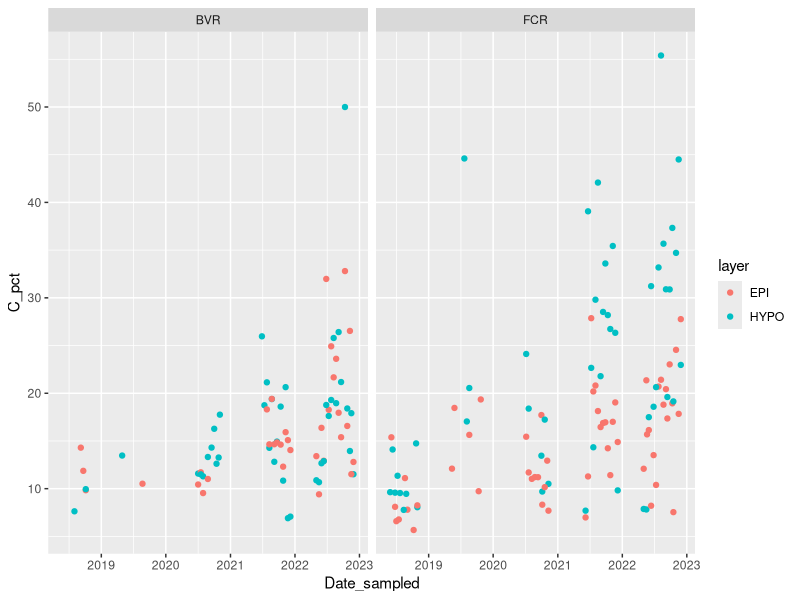
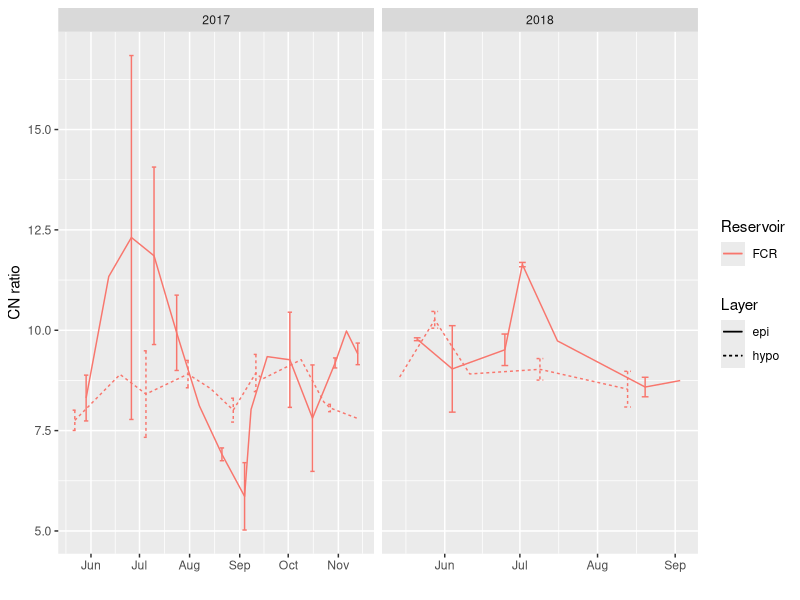
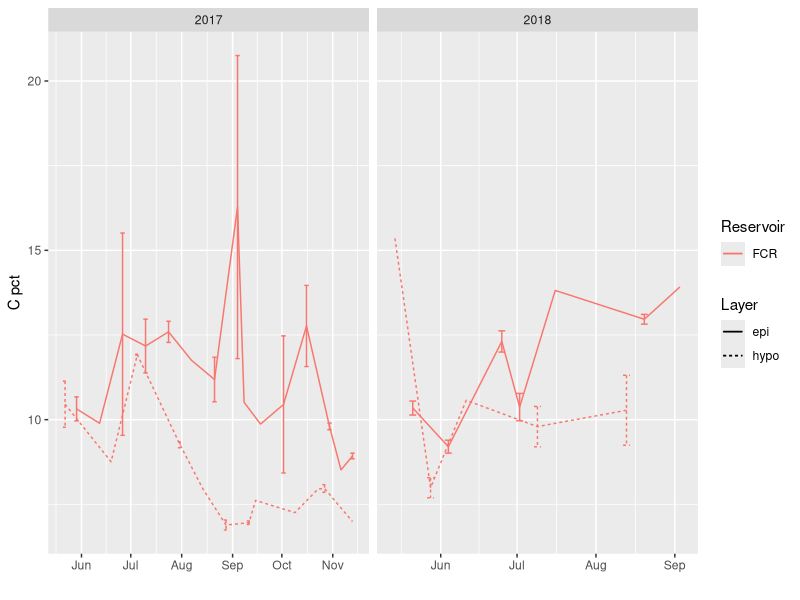
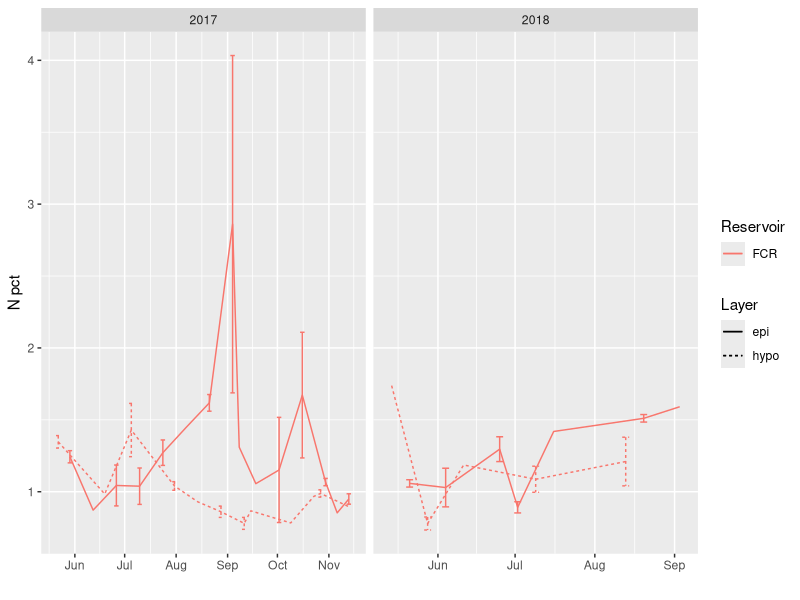
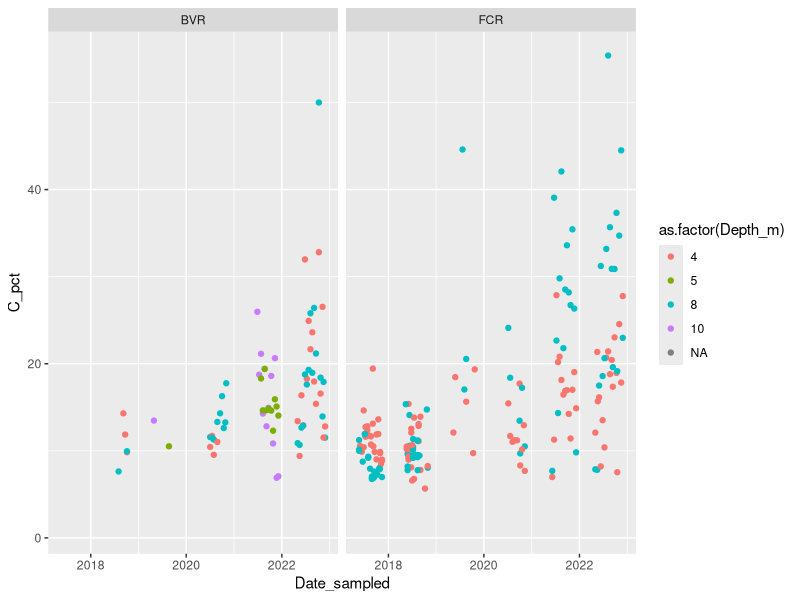

R code for these plots, in order:
## ---- chunk 1
knitr::opts_chunk$set(echo = TRUE)
library(tidyverse)
library(lubridate)
## ---- chunk 2
cn1 = read.csv("./2023 sed trap runs/ASL 23jan23.csv")
cn2 = read.csv("./2023 sed trap runs/ASL 24jan23.csv")
cn3 = read.csv("./2023 sed trap runs/ASL 26jan23.csv")
cn4 = read.csv("./2023 sed trap runs/ASL 27jan23.csv")
# Correct format should be F_sed_8m_R2_F2_02May22

cn_raw = cn1%>%
  full_join(cn2)%>%
  full_join(cn3)%>%
  full_join(cn4)

cn_processed = cn_raw%>%
  filter(!Name%in%c("aa as unknown","aspartic acid","RunIn","ref zzyzx","crucible blank","internal reference zzyzx"),
         Method == "very low")%>%
  mutate(Reservoir = ifelse(substring(Name,1,1)=="f","FCR",NA),
         Reservoir = ifelse(substring(Name,1,1)=="b","BVR",Reservoir),
         cut = substring(Name,2),
         Date_sampled = as.Date(sub("_.*","",cut),format = "%d%b%y"),
         cut = sub("[0-9]+[a-z]+[0-9]+","",cut),
         Depth_m = as.numeric(sub("_","",sub("m.+","",cut))),
         cut = sub("_[0-9]+m_","",cut),
         cut = ifelse(cut=="r1f2","r1f2_r1f2",cut),
         filter1_ID = ifelse(grepl("_",cut), #First, standardize filter columns
                             sub("_.+","",cut),
                             paste0("r1",cut)),
         filter2_ID = ifelse(grepl("_",cut),
                             sub(".+_","",cut),
                             paste0("r2",cut)),
         filter1_ID = paste0(substr(Reservoir,1,1),"_sed_",
                             Depth_m,"m_R",substr(filter1_ID,2,2),"_F",substr(filter1_ID,4,4),"_",
                             format(Date_sampled,"%d%b%y")),
         filter2_ID = paste0(substr(Reservoir,1,1),"_sed_",
                             Depth_m,"m_R",substr(filter2_ID,2,2),"_F",substr(filter2_ID,4,4),"_",
                             format(Date_sampled,"%d%b%y")))%>%
  select(-cut,-No.,-Hole..Pos.,-Method,-Info,-C..Blank,-N..Blank)%>%
  rename(Time_run = Time,
         Weight_mg = Weight...mg.,
         N_area = N..Area,
         C_area = C..Area,
         N_pct = N.....,
         C_pct = C.....,
         CN_ratio = C.N..ratio,
         N_factor = N..Factor,
         C_factor = C..Factor,
         Date_run = Date)

cn_processed%>%
  mutate(layer=ifelse(Depth_m%in%c(4,5),"EPI","HYPO"))%>%
  ggplot(aes(x=Date_sampled,y=C_pct,color=layer))+
  #ggplot(aes(x=Date_sampled,y=C_pct,color=as.factor(Depth_m)))+
  geom_point()+
  facet_wrap(~Reservoir)
## ---- chunk 3
weights2019 <- read.csv("./2019 files/2019_SedTraps_edited.csv")%>%
  mutate(Day_Filtered=as.POSIXct(Day_Filtered, format = "%d-%b-%y"),
         Sed_mass_g= Filter_mass_post_filtering_g-Filter_mass_pre_filtering_g,
         Sed_conc_mg_L= Sed_mass_g / Volume_filtered_mL*1000000,
         Sample_ID= tolower(Sample_ID),
         Depth = str_extract(str_extract(Sample_ID, "[0-9]+m"),"[0-9]+"),
         Rep =str_extract(str_extract(Sample_ID, "r[0-9]+"),"[0-9]+"),
         Filter =str_extract(str_extract(Sample_ID, "f[0-9]+"),"[0-9]+"),
         Res= str_extract(Sample_ID, "(fcr|bvr|\\sb\\s|\\sf\\s)"),
         Date = str_extract(Sample_ID, "\\d+ \\D\\D\\D \\d\\d"),
         Date= as.POSIXct(Date, format = "%d %b %y"),
         Type = str_extract(Sample_ID, "(sed\\strap\\sleftover|st\\sleftover|ses\\snet|sed)"))
         
weights2019$Date[is.na(weights2019$Date)]=weights2019$Day_Filtered[is.na(weights2019$Date)]
weights2019$Res[is.na(weights2019$Res) & weights2019$Depth %in% c(4,8)]= "fcr"
weights2019$Res[is.na(weights2019$Res) & weights2019$Depth %in% c(5,10)]= "bvr"
weights2019$Type[is.na(weights2019$Type)] = "sed"

weights2019_processed = weights2019%>%
  filter(Type=="sed")%>%
  select(-Type)
## ---- chunk 4
cn1 <- read.csv("./2019 files/MAG03Apr19.csv")
cn2 <- read.csv("./2019 files/MAG10Apr19.csv")
cn3 <- read.csv("./2019 files/MAG28mar19.csv")
# Correct format should be F_sed_8m_R2_F2_02May22

cn_temp <- cn1 %>%
  full_join(cn2)%>%
  full_join(cn3)%>%
  filter(Method == "soil")%>%
  mutate(Name = tolower(Name),
         Date_run = Date,
         Reservoir = str_extract(str_extract(Name, "(f_|fcr|b_|bvr)"),"[a-z]"),
         Reservoir = ifelse(grepl("f",Reservoir),
                           "FCR",
                           ifelse(grepl("b",Reservoir),
                                  "BVR",
                                  NA)
                           ),
         Depth_m = as.numeric(str_extract(str_extract(Name, "[0-9]+m"),"[0-9]+")),
         Rep = as.numeric(str_extract(str_extract(Name, "r[0-9]+"),"[0-9]+")),
         is.dup = str_extract(Name, "dup"),
         Date_num = str_extract(Name, "\\d\\d\\d\\d+"), #Dates are stored in four different ways...
         Date_num = ifelse(nchar(Date_num)==5,paste0("0",Date_num),Date_num),
         Date_num = ifelse(Date_num == "9318","090318",Date_num), #ugh
         Date_num = as.character(as.Date(Date_num, format = "%m%d%y")),
         Date_let = as.character(as.Date(str_extract(Name, "\\d+\\D\\D\\D\\d\\d"), format = "%d%b%y")),
         Date_slash = as.character(as.Date(str_extract(Name, "\\d+[-/]\\d+[-/]\\d+"), format = c("%m/%d/%y","%m-%d-%y"))))%>%
  rename(Time_run = Time,
         Weight_mg = Weight...mg.,
         N_area = N..Area,
         C_area = C..Area,
         N_pct = N.....,
         C_pct = C.....,
         CN_ratio = C.N..ratio)%>%
  select(-No.,-Hole..Pos.,-N..Factor,-C..Factor,-N..Blank,-C..Blank)
cn_17_18 <- unite(cn_temp, "Date_temp", c(Date_num,Date_let,Date_slash), sep = "")%>%
  mutate(Date_sampled = as.Date(gsub("NA","",Date_temp)))%>%
  select(-Date_temp,-Date)
cn_17_18$Layer[cn_17_18$Depth_m %in% c(4,5)] <- "epi"
cn_17_18$Layer[cn_17_18$Depth_m %in% c(8,10)] <- "hypo"

cn_sd <- cn_17_18 %>%
  group_by(Reservoir, Layer, Date_sampled)%>%
  add_tally()%>%
  summarize(CN_ratio_mean = mean(CN_ratio, na.rm = T),
            CN_ratio_sd = sd(CN_ratio, na.rm = T),
            N_pct_mean = mean(N_pct),
            N_pct_sd = sd(N_pct),
            C_pct_mean = mean(C_pct),
            C_pct_sd = sd(C_pct),
            n = unique(n))%>%
  mutate(Year = year(Date_sampled))

cn_sd%>%
  filter(!is.na(Date_sampled))%>%
  ggplot(aes(x = Date_sampled, y = CN_ratio_mean, col = Reservoir, lty = Layer))+
  geom_line()+
  geom_errorbar(aes(ymin = (CN_ratio_mean-CN_ratio_sd), ymax = (CN_ratio_mean+CN_ratio_sd)))+
  ylab("CN ratio")+
  xlab("")+
  facet_wrap("Year", scales = "free_x")

cn_sd%>%
  filter(!is.na(Date_sampled))%>%
  ggplot(aes(x = Date_sampled, y = C_pct_mean, col = Reservoir, lty = Layer))+
  geom_line()+
  geom_errorbar(aes(ymin = (C_pct_mean-C_pct_sd), ymax = (C_pct_mean+C_pct_sd)))+
  ylab("C pct")+
  xlab("")+
  facet_wrap("Year", scales = "free_x")

cn_sd%>%
  filter(!is.na(Date_sampled))%>%
  ggplot(aes(x = Date_sampled, y = N_pct_mean, col = Reservoir, lty = Layer))+
  geom_line()+
  geom_errorbar(aes(ymin = (N_pct_mean-N_pct_sd), ymax = (N_pct_mean+N_pct_sd)))+
  ylab("N pct")+
  xlab("")+
  facet_wrap("Year", scales = "free_x")
## ---- chunk 5
names(cn_processed)
names(cn_17_18)

cn_comb = cn_processed%>%
  full_join(cn_17_18)

cn_comb%>%
  ggplot(aes(x=Date_sampled,y=C_pct,color=as.factor(Depth_m)))+
  geom_point()+
  facet_wrap(~Reservoir)
